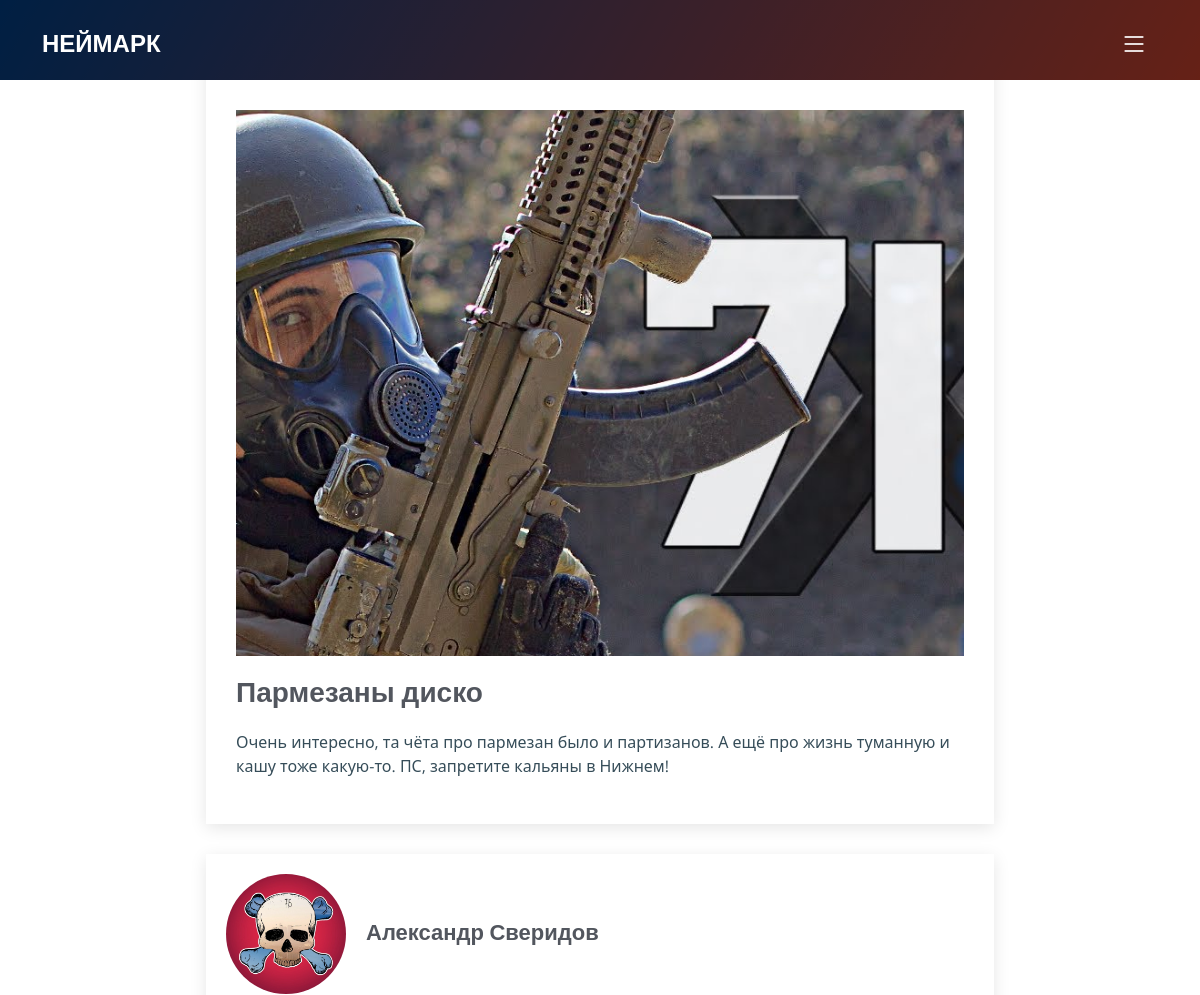
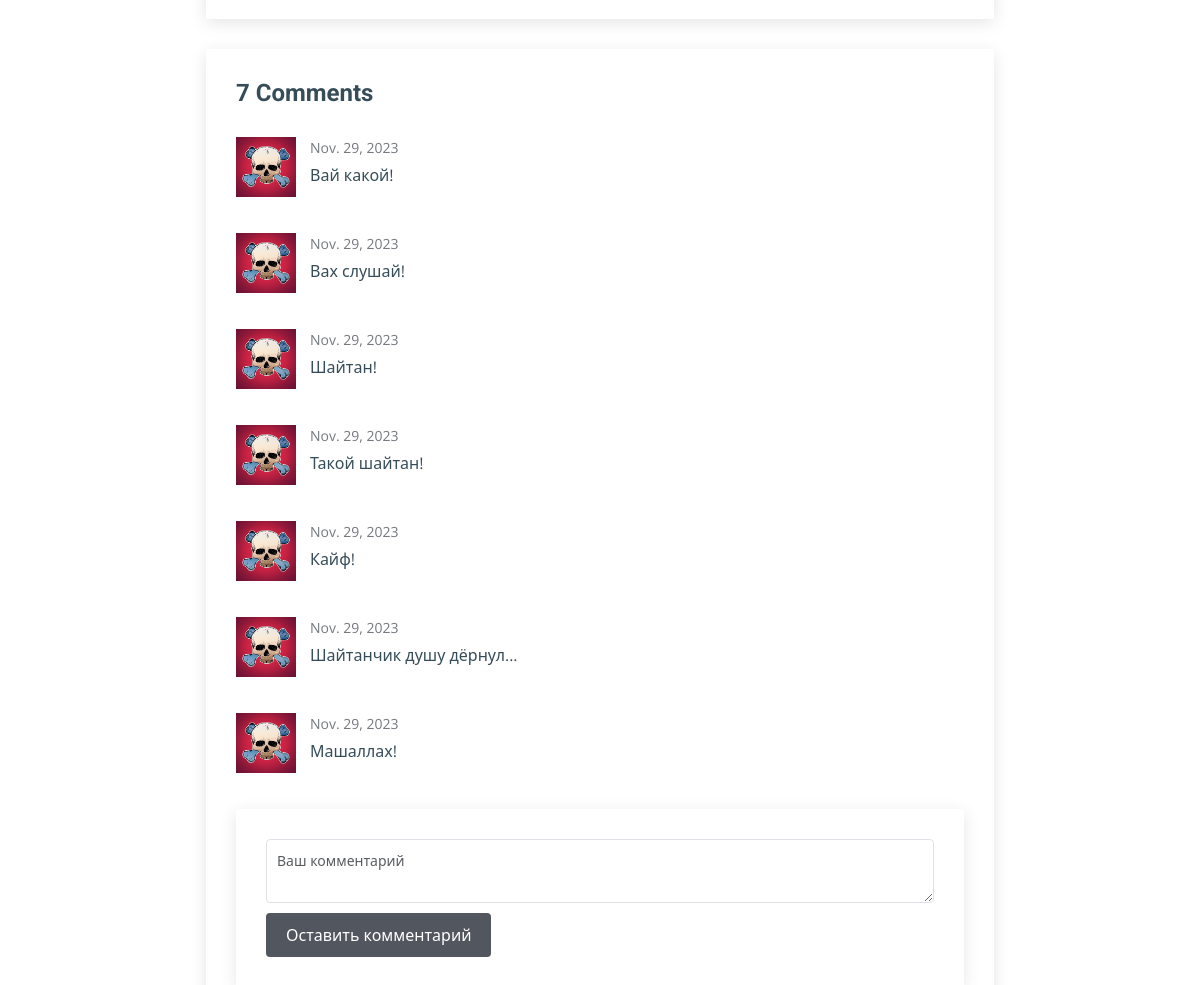
/artwork/1/, run on an earlier commit of the app's database (2 pictures, top to bottom).
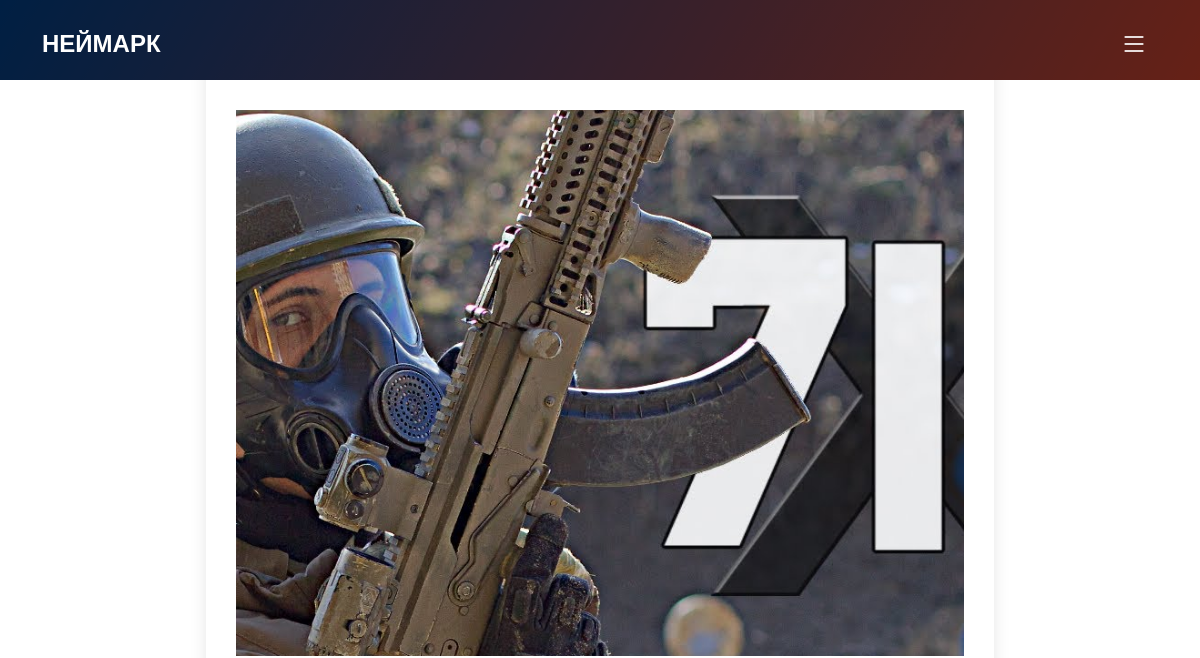
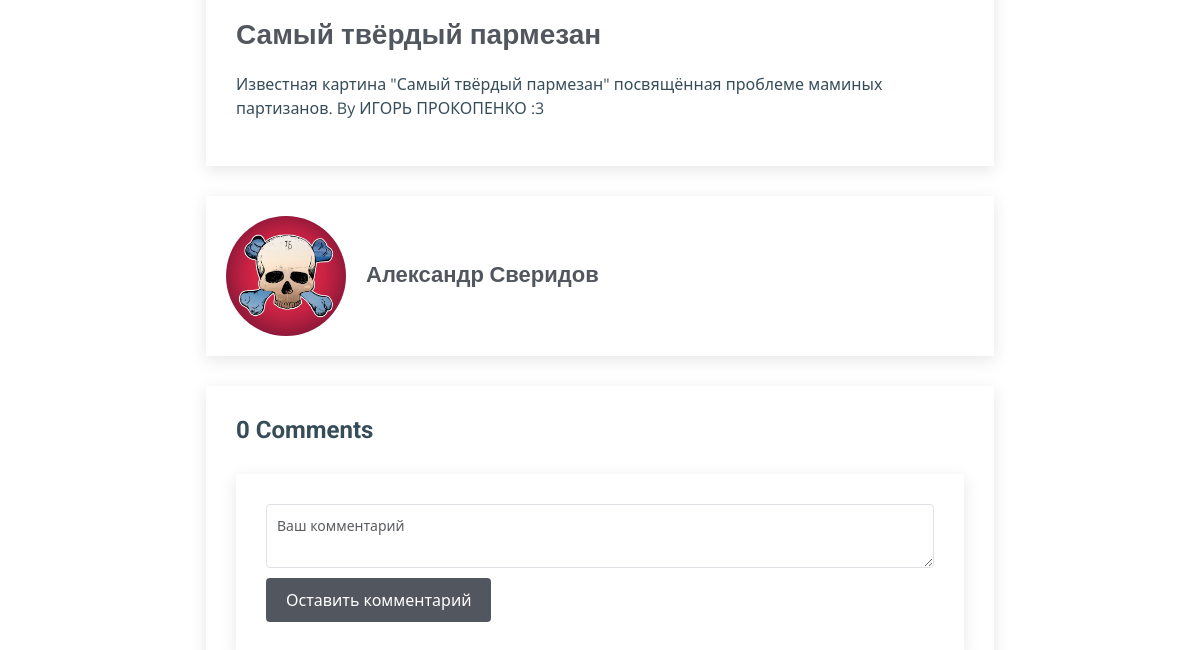
And on a later commit of the database (2 pictures, top to bottom).
### base/models.py (models this page shows, shortened)
class Artwork(models.Model):
    face = models.ImageField(upload_to="images/", verbose_name="Лицевое изображение",)
    name = models.CharField(max_length=40,)
    description = models.TextField(max_length=500,)
    uncompressed_img = models.ImageField(upload_to="images/", verbose_name="Оригинальное изображение", blank=True,)
    object3d = models.FileField(upload_to="files/", verbose_name="3D файл", blank=True, validators=[validate_file_extension])
    comments = models.ManyToManyField(Comment, blank=True)
    date = models.DateField(auto_now_add=True, blank=True)

class User(models.Model):
    name = models.CharField(max_length=60,)
    avatar = models.ImageField(upload_to="images/",)
    tag = models.CharField(max_length=20, unique=True,)
    login = models.CharField(max_length=20, unique=True,)
    password = models.CharField(max_length=20)
    artworks = models.ManyToManyField(Artwork, blank=True, related_name="users")

class Comment(models.Model):
    author = models.ForeignKey("User", on_delete=models.CASCADE)
    text = models.CharField(max_length=200)
    date = models.DateField(auto_now_add=True, blank=True)

### base/views.py (the view)
# urls.py: path('artwork/<str:pk>/', views.artwork, name="artwork"),
def artwork(request, pk):
    artwork = Artwork.objects.get(id=pk)
    coun = artwork.comments.count()
    usr = artwork.users.all()
    context = {'artwork': artwork, 'coun': coun, 'usr': usr}
    return render(request, 'artwork.html', context)

### base/templates/artwork.html (shortened to what this page needs)
{% extends 'main.html' %}
{% load static %}
{% block content %}
  <main id="main">
    <div class="breadcrumbs d-flex align-items-center" style="background: linear-gradient(120deg, rgba(0,78,168,1) 0%, rgba(255,83,56,1) 100%);">
    </div>
    <section id="blog" class="blog">
      <div class="container" data-aos="fade-up" data-aos-delay="100">
        <div class="row g-5 artwork_main">
          <div class="col-lg-8">
            <article class="blog-details">
              <div class="post-img">
                <img src="{{artwork.face.url}}" alt="" class="img-fluid">
              </div>
              <h2 class="title">{{artwork.name}}</h2>
              <div class="content">
                <p>
                  {{artwork.description}}
                </p>
              </div>
            </article>
            {% for i in usr %}
            <div class="blog-details post-author d-flex align-items-center">
              <img src="{{i.avatar.url}}" class="rounded-circle flex-shrink-0" alt="">
              <div>
                <h4>{{i.name}}</h4>
              </div>
            </div>
            {% endfor %}
            <div class="comments blog-details">
              <div id="commentSection">
              {% include "artwork_comments.html" %}
              </div>
              <div class="reply-form">
                  <textarea name="comment" class="form-control" placeholder="Ваш комментарий" id="commentArea" style="margin-bottom:10px;"></textarea>
                  <button onclick="sendComment({{artwork.id}});" class="btn btn-primary">Оставить комментарий</button>
              </div>
            </div>
          </div>
            </div>
          </div>
    </section>
  </main>
  {% endblock content %}

### templates/main.html (shortened to what this page needs)
<!DOCTYPE html>
{% load static %}
<head>
    <link href="{% static 'assets/vendor/bootstrap/css/bootstrap.min.css' %}" rel="stylesheet">
    <link href="{% static 'assets/vendor/bootstrap-icons/bootstrap-icons.css' %}" rel="stylesheet">
    <link href="{% static 'assets/vendor/fontawesome-free/css/all.min.css' %}" rel="stylesheet">
    <link href="{% static 'assets/vendor/aos/aos.css' %}" rel="stylesheet">
    <link href="{% static 'assets/vendor/glightbox/css/glightbox.min.css' %}" rel="stylesheet">
    <link href="{% static 'assets/vendor/swiper/swiper-bundle.min.css' %}" rel="stylesheet">
    <link href="{% static 'assets/css/main.css' %}" rel="stylesheet">
<body>
        <header id="header" class="header d-flex align-items-center">
            <div class="container-fluid container-xl d-flex align-items-center justify-content-between">
              <a href="{% url 'home' %}" class="logo d-flex align-items-center">
                <h1>НЕЙМАРК</h1>
              </a>
              <i class="mobile-nav-toggle mobile-nav-show bi bi-list"></i>
            </div>
          </header>
		{% block content %}
		{% endblock content %}
</body>

### base/templates/artwork_comments.html
<h4 class="comments-count">{{coun}} Comments</h4>
              {% for i in artwork.comments.all %}
              <div id="comment-1" class="comment">
                <div class="d-flex">
                  <div class="comment-img"><img src="{{i.author.avatar.url}}" alt=""></div>
                  <div>
                    <time datetime="2020-01-01">{{i.date}}</time>
                    <p>
                    {{i.text}}
                    </p>
                  </div>
                </div>
              </div>
              {% endfor %}

### base/static/assets/css/main.css (style rules this page uses)
body { font-family: var(--font-default); color: var(--color-default); overflow-x: hidden; }
a { color: var(--color-primary); text-decoration: none; }
h1, h2, h3, h4, h5, h6 { font-family: var(--font-primary); }
section { padding: 10px 0px; overflow: hidden; }
.breadcrumbs { padding: 10px 0 10px 0; min-height: 10vh; position: relative; background-size: cover; background-position: center; background-repeat: no-repeat; }
.breadcrumbs:before { content: ""; background-color: rgba(0, 0, 0, 0.6); position: absolute; inset: 0; }
.header { z-index: 997; position: absolute; padding: 30px 0; top: 0; left: 0; right: 0; }
.header .logo h1 { font-size: 24px; font-weight: 700; color: #fff; margin-bottom: 0; font-family: var(--font-primary); }
@media (max-width: 1279px) { .mobile-nav-show { position: relative; color: #fff; font-size: 28px; cursor: pointer; line-height: 0; transition: 0.5s; z-index: 9999; padding-right: 10px; } }
.blog .blog-details { box-shadow: 0 4px 16px rgba(0, 0, 0, 0.1); padding: 30px; }
.blog .blog-details { margin: -30px -30px 20px -30px; overflow: hidden; }
.post-img { margin-top: 20px; }
.blog .blog-details .title { font-size: 28px; font-weight: 700; padding: 0; margin: 20px 0 0 0; color: var(--color-secondary); }
.blog .blog-details .content { margin-top: 20px; }
.blog .post-author { padding: 20px; margin-top: 30px; box-shadow: 0 4px 16px rgba(0, 0, 0, 0.1); }
.blog .post-author img { max-width: 120px; margin-right: 20px; }
.blog .post-author h4 { font-weight: 600; font-size: 22px; margin-bottom: 0px; padding: 0; color: var(--color-secondary); }
.blog .comments { margin-top: 30px; }
.blog .comments .comments-count { font-weight: bold; }
.blog .comments .reply-form { margin-top: 30px; padding: 30px; box-shadow: 0 4px 16px rgba(0, 0, 0, 0.1); }
.blog .comments .reply-form textarea { border-radius: 4px; padding: 10px 10px; font-size: 14px; }
.blog .comments .reply-form .btn-primary { border-radius: 4px; padding: 10px 20px; border: 0; background-color: var(--color-secondary); }
.artwork_main { justify-content: center; }
.post-img { justify-content: center; display: flex; }

What changed in the data, as far as the page shows it:
removed Comment: author.avatar (picture), date "Nov. 29, 2023", text "Вай какой!"
removed Comment: author.avatar (picture), date "Nov. 29, 2023", text "Вах слушай!"
removed Comment: author.avatar (picture), date "Nov. 29, 2023", text "Шайтан!"
removed Comment: author.avatar (picture), date "Nov. 29, 2023", text "Такой шайтан!"
removed Comment: author.avatar (picture), date "Nov. 29, 2023", text "Кайф!"
removed Comment: author.avatar (picture), date "Nov. 29, 2023", text "Шайтанчик душу дёрнул..."
removed Comment: author.avatar (picture), date "Nov. 29, 2023", text "Машаллах!"
changed Artwork: name "Пармезаны диско" → "Самый твёрдый пармезан"; description "Очень интересно, та чёта про пармезан было и партизанов. А ещё про жизнь туманную и кашу тоже какую-то. ПС, запретите кальяны в Нижнем!" → "Известная картина \"Самый твёрдый пармезан\" посвящённая проблеме маминых партизанов. By ИГОРЬ ПРОКОПЕНКО :3"
Also different on the page:
{{ coun }}: "7" → "0"
